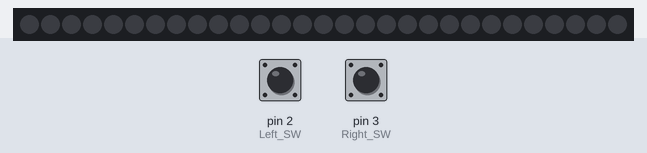
Simulated run of this sketch. Board: Arduino Uno, built with avr-gcc and run on an emulated ATmega328P. Parts: 29 RGB LEDs in strip order, left to right. The inputs (shaded band) are chosen by the test bench; at power-on: pin 2 (Left_SW) LOW, pin 3 (Right_SW) LOW. Dim RGB values are drawn brighter than linear; random numbers use the default seed unless the sketch sets one.

Above: at 3.2 s.
3.3 s: pin 2 (Left_SW) pulled HIGH for 0.15 s
At 3.61 s:
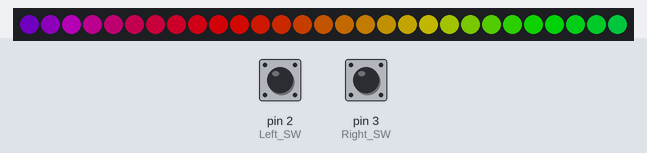
4.0 s: pin 3 (Right_SW) pulled HIGH for 0.15 s
At 4.52 s:
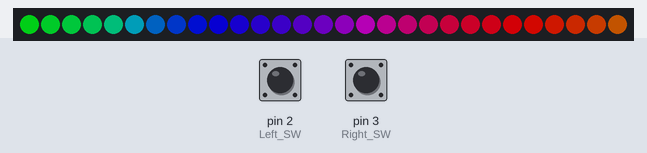
4.7 s: pin 3 (Right_SW) pulled HIGH for 1 s
At 6.04 s:
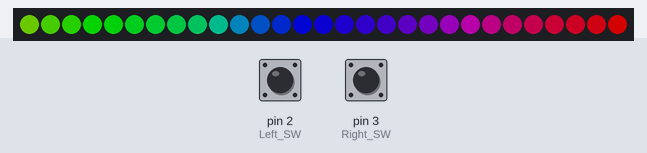
6.3 s: pin 3 (Right_SW) pulled HIGH for 0.15 s
7.0 s: pin 2 (Left_SW) pulled HIGH for 1 s
8.6 s: pin 2 (Left_SW) pulsed HIGH 5 times (0.12 s each, 0.3 s apart)
At 10.02 s:
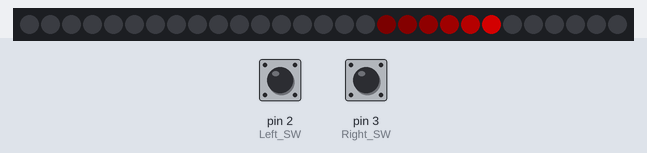

The sketch:

confetti_string.ino
```cpp
#include <FastLED.h>


////////////////////////////////////////////////////////////////////////////////////////////////////
//
// multi-function light string
//
//////////////////////////////////////////////////

// Change this to reflect the number of LEDS in your string
#define NUM_LEDS 29

// Data pin that led data will be written out over
#define DATA_PIN 11

// setup switches
const int Left_SW = 2;
const int Right_SW =3;

// misc variables
unsigned long last_start;
int masterBrightness = 128;

// switch initialization
bool LeftFirst = false;
bool RightFirst = false;
bool LeftSecond = false;
bool RightSecond = false;

// Create array for the leds
//CRGB leds[NUM_LEDS];
CRGBArray<NUM_LEDS> leds;
//include modules
#include "master.h"
#include "confetti.h"
#include "RainbowChase.h"
#include "Larson.h"
#include "antialias.h"

// setup instance of each mode class
Confetti confetti;
RainbowChase rainbowchase;
Larson larson;
AntiAlias antialias;

int currentModule = 0;
Master* modules[] = {
	&confetti,
	&rainbowchase,
	&larson,
	&antialias,
};


void setup() {
	//setup switch pins
	pinMode(Left_SW, INPUT);
	pinMode(Right_SW, INPUT);
	randomSeed(analogRead (0));
	// sanity check delay - allows reprogramming if accidentally blowing power w/leds
	delay(2000);

	// setup LED strip with the array
	FastLED.addLeds<WS2812B, DATA_PIN, GRB>(leds, NUM_LEDS);

	// set initial master brightness of LEDS
	FastLED.setBrightness(masterBrightness);
	last_start = millis();

}

void loop() {
	// first check state of switches
	LeftFirst = digitalRead(Left_SW);
	RightFirst = digitalRead(Right_SW);
	FastLED.delay (10);

	modules[currentModule]->loop ();

	if (currentModule==2)
	{
		FastLED.setBrightness(254);
	}
	else
	{
		FastLED.setBrightness(masterBrightness);
	}

	FastLED.show();

	// second check state of switches
	LeftSecond = digitalRead(Left_SW);
	RightSecond = digitalRead(Right_SW);

	if (LeftFirst && !LeftSecond) {
		// Turn off all the pixels when entering new mode.
		FastLED.clear();
		FastLED.show();
		// Increment the current demo (looping back to zero if at end).
		currentModule += 1;
		if (currentModule >= (sizeof(modules)/sizeof(Master*))) {
			currentModule = 0;
		}
	}

	if (RightFirst && !RightSecond)
	{
		modules[currentModule]->modePress();
	}
}
```

Larson.h
```cpp
#ifndef LARSON_H
#define LARSON_H

#include "master.h"

static uint8_t larsonHue = 0;
static int InterframeDelay[] = {30,60,90,180};
int currentDelay = 0;
int larsonLoopCounter = 0;
bool larsonUP = true;
class Larson: public Master
{
	public:
	Larson(){currentDelay = 0;}
	~Larson(){}

	virtual void loop()
	{
		if (larsonLoopCounter< NUM_LEDS && larsonUP)
		{
			// Set the i'th led to red
			leds[larsonLoopCounter] = CHSV(larsonHue, 255, 255);
			// Show the leds
			FastLED.show();
			// now that we've shown the leds, reset the i'th led to black
			// leds[i] = CRGB::Black;
			fadeall();
			// Wait a little bit before we loop around and do it again
			FastLED.delay(InterframeDelay[currentDelay]);
			larsonLoopCounter++;
			if (larsonLoopCounter==NUM_LEDS)
			{
				larsonUP=!larsonUP;
				larsonHue++;
			}

		}

		if (larsonLoopCounter>-1 && !larsonUP)
		{
			// Set the i'th led to red
			leds[larsonLoopCounter] = CHSV(larsonHue, 255, 255);
			// Show the leds
			FastLED.show();
			// now that we've shown the leds, reset the i'th led to black
			// leds[i] = CRGB::Black;
			fadeall();
			// Wait a little bit before we loop around and do it again
			FastLED.delay(InterframeDelay[currentDelay]);
			larsonLoopCounter--;
			if (larsonLoopCounter==0)
			{
				larsonUP=!larsonUP;
				larsonHue++;
			}
		}
	}

	void fadeall()
	{
		for(int i = 0;i < NUM_LEDS; i++)
		{
			leds[i].nscale8(128);
		}
	}

	virtual void modePress()
	{
		currentDelay ++;
		if (currentDelay >= sizeof(InterframeDelay)/sizeof(int))
		{
			currentDelay = 0;
		}
	}


	protected:

	private:


};
#endif
```

RainbowChase.h
```cpp
#ifndef RAINBOWCHASE_H
#define RAINBOWCHASE_H

#include "Master.h"

static int speeds[]={2,5,10,50,100};

class RainbowChase: public Master
{
	public:
	RainbowChase(){currentSpeed = 0;}
	~RainbowChase(){}

	virtual void loop()
	{
//		FastLED.setTemperature (UncorrectedTemperature);
		uint32_t offset = (millis ()/speeds[currentSpeed]);
		for (int i = 0; i < NUM_LEDS; i++)
		{
			leds[i]=CHSV((((i*256/40)+offset)&255),255,255);
		}
	}

	virtual void modePress()
	{
		currentSpeed ++;
		if (currentSpeed >= sizeof(speeds)/sizeof(int))
		{
			currentSpeed = 0;
		}
	}
	protected:
	private:
	int currentSpeed;
};

#endif
```

antialias.h
```cpp
#ifndef ANTIALIAS_H
#define ANTIALIAS_H

#include "Master.h"

static int aaspeeds[]={2,10,20,40,80};

class AntiAlias: public Master
{
	public:
	AntiAlias(){currentSpeed = 0;}
	~AntiAlias(){}

	virtual void loop()
	{
		// Update the "Fraction Bar" by 1/16th pixel every time
		if (up)
		{
			F16pos += F16delta;
		}
		if (!up)
		{
			F16pos -= F16delta;
		}

		// wrap around at end
		// remember that F16pos contains position in "16ths of a pixel"
		// so the 'end of the strip' is (NUM_LEDS * 16)
		if( F16pos >= ((NUM_LEDS-Width) * 16)) {
			//F16pos -= (NUM_LEDS * 16);
			up=!up;
		}
		if (F16pos <= 0)
		{
			up=!up;
			Fhue+=5;
		}

		FastLED.clear();
		// draw the Fractional Bar, length=4px, hue=180
		drawFractionalBar( F16pos, Width, Fhue);
		FastLED.delay (aaspeeds[currentSpeed]);

	}

	virtual void modePress()
	{
		currentSpeed ++;
		if (currentSpeed >= sizeof(aaspeeds)/sizeof(int))
		{
			currentSpeed = 0;
		}
	}
	protected:

	void drawFractionalBar( int pos16, int width, uint8_t hue)
	{
		int i = pos16 / 16; // convert from pos to raw pixel number
		uint8_t frac = pos16 & 0x0F; // extract the 'factional' part of the position

		// brightness of the first pixel in the bar is 1.0 - (fractional part of position)
		// e.g., if the light bar starts drawing at pixel "57.9", then
		// pixel #57 should only be lit at 10% brightness, because only 1/10th of it
		// is "in" the light bar:
		//
		//                       57.9 . . . . . . . . . . . . . . . . . 61.9
		//                        v                                      v
		//  ---+---56----+---57----+---58----+---59----+---60----+---61----+---62---->
		//     |         |        X|XXXXXXXXX|XXXXXXXXX|XXXXXXXXX|XXXXXXXX |
		//  ---+---------+---------+---------+---------+---------+---------+--------->
		//                   10%       100%      100%      100%      90%
		//
		// the fraction we get is in 16ths and needs to be converted to 256ths,
		// so we multiply by 16.  We subtract from 255 because we want a high
		// fraction (e.g. 0.9) to turn into a low brightness (e.g. 0.1)
		uint8_t firstpixelbrightness = 255 - (frac * 16);

		// if the bar is of integer length, the last pixel's brightness is the
		// reverse of the first pixel's; see illustration above.
		uint8_t lastpixelbrightness  = 255 - firstpixelbrightness;

		// For a bar of width "N", the code has to consider "N+1" pixel positions,
		// which is why the "<= width" below instead of "< width".

		uint8_t bright;
		for( int n = 0; n <= width; n++) {
			if( n == 0) {
				// first pixel in the bar
				bright = firstpixelbrightness;
				} else if( n == width ) {
				// last pixel in the bar
				bright = lastpixelbrightness;
				} else {
				// middle pixels
				bright = 255;
			}

			leds[i] += CHSV( hue, 255, bright);
			i++;
			//if( i == NUM_LEDS) i = 0; // wrap around
		}
	}

	private:
	int currentSpeed;
	int     F16pos = 0; // position of the "fraction-based bar"
	int     F16delta = 1; // how many 16ths of a pixel to move the Fractional Bar
	uint8_t Fhue = 20; // color for Fractional Bar
	int Width  = 4; // width of each light bar, in whole pixels
	bool up = true;

};

#endif
```

confetti.h
```cpp
#ifndef CONFETTI_H
#define CONFETTI_H
#include "Master.h"

unsigned int new_led_delay = 1500;
unsigned int fade_delay = 30;

class Confetti: public Master
{
	public:
	Confetti(){};
	~Confetti(){};
	virtual void loop()
	{
		// fade to black
		fadeToBlackBy( leds, NUM_LEDS, 20);
		if (millis()-last_start > new_led_delay)
		{
			// pick a random led from the string
			int x = random16(NUM_LEDS);

			// check if the led is off
			if (!leds[x])
			{
				// if the led was off, set a random hue at full saturation and value
				leds[ x ] += CHSV( random8(),random8( 128, 255), 255);
			}
		}
		if (glitter)
		{
			addGlitter(20);
		}
		FastLED.delay (fade_delay);
	}


	virtual void modePress()
	{
		glitter = !glitter;
	};
	protected:

	private:
	bool glitter = false;
};
#endif
```

master.h
```cpp
#ifndef MASTER_H
#define MASTER_H

// Define each mode with the following interface for a loop and modePress
// function that will be called during the main loop and if the mode button
// was pressed respectively.  It's up to each mode implementation to fill
// these in and add their logic.
class Master {
	public:
	virtual ~Master() {}

	virtual void loop() = 0;
	virtual void modePress() = 0;
};

	void addGlitter( fract8 chanceOfGlitter)
	{
		if( random8() < chanceOfGlitter) {
			leds[ random16(NUM_LEDS) ] += CRGB::White;
		}
	}

// Linear interpolation function is handy for all the modes to use.
float lerp(float x, float xmin, float xmax, float ymin, float ymax) {
	if (x >= xmax) {
		return ymax;
	}
	if (x <= xmin) {
		return ymin;
	}
	return ymin + (ymax-ymin)*((x-xmin)/(xmax-xmin));
}

#endif
```
